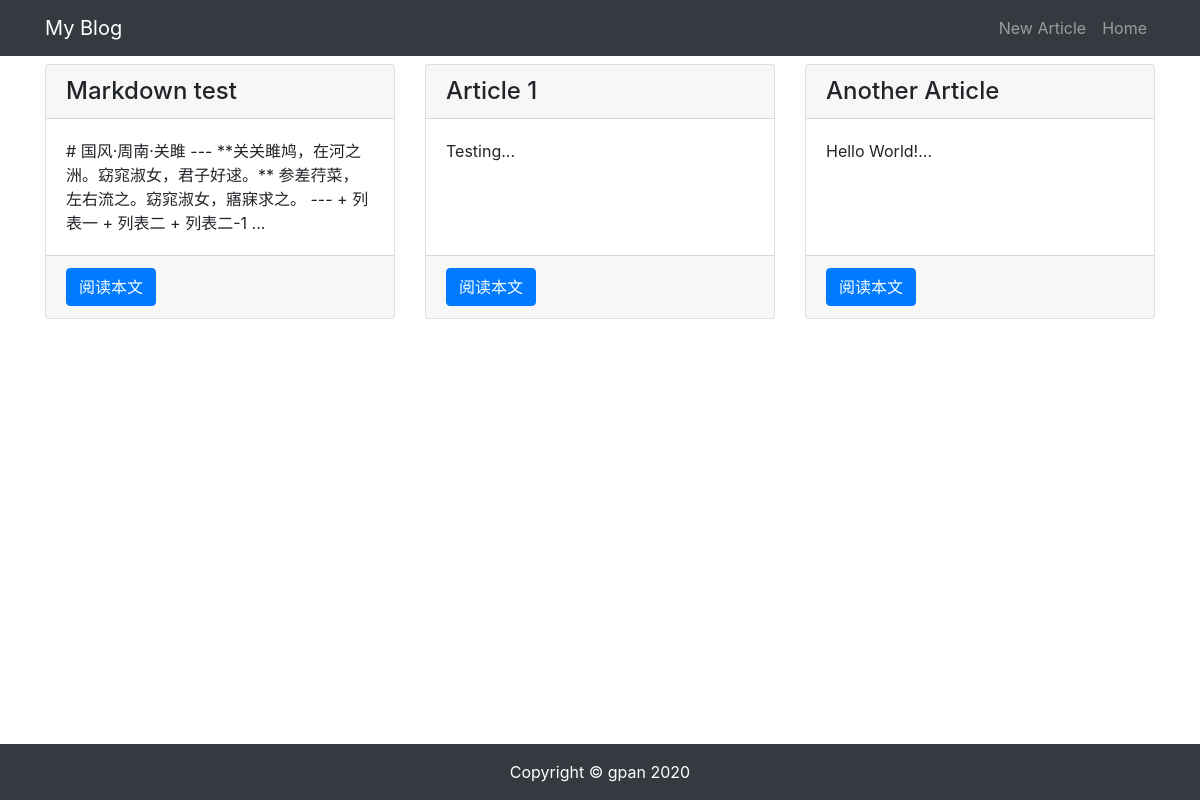
Before: / with the older database file.
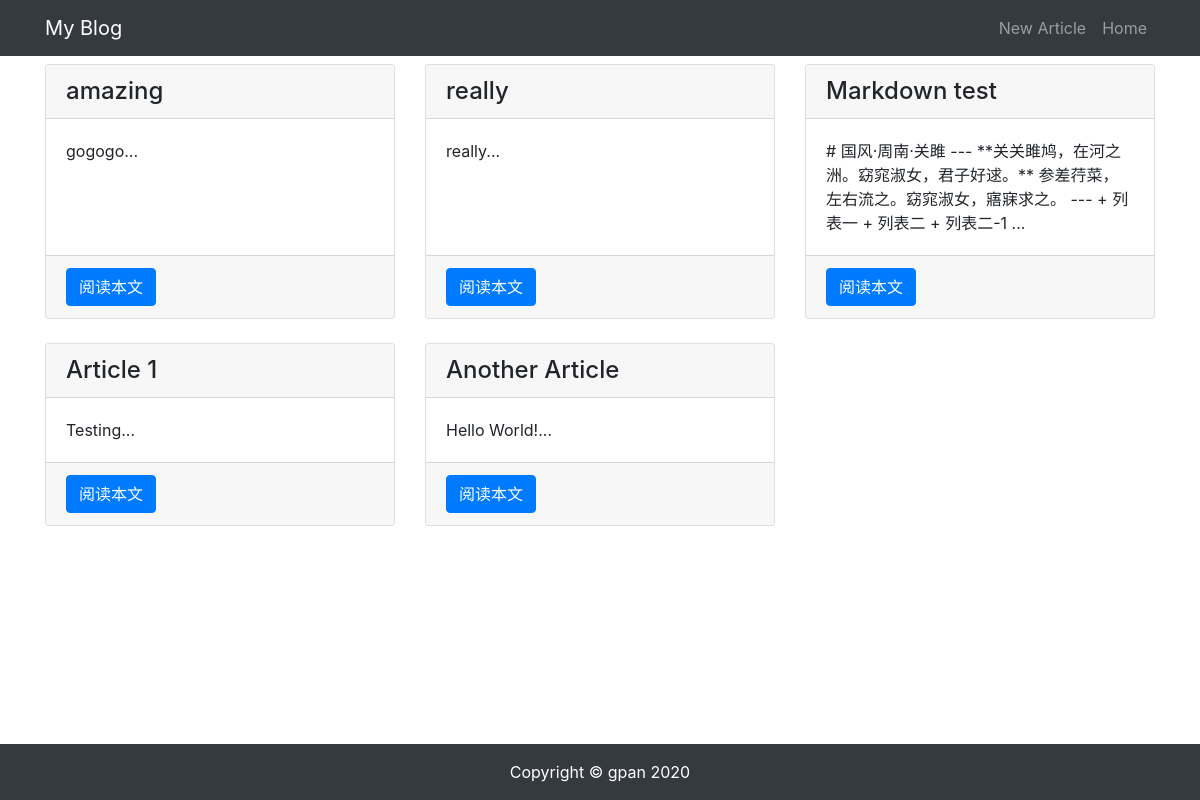
After: the same page with the newer database file.
### article/models.py (models this page shows, shortened)
class ArticlePost(models.Model):
    author = models.ForeignKey(User, on_delete=models.CASCADE)
    title = models.CharField(max_length=100)
    body = models.TextField()
    created = models.DateTimeField(default=timezone.now)
    updated = models.DateTimeField(auto_now=True)
    class Meta:
        ordering = ('-created',)

### article/views.py (the view)
# urls.py: path('', views.article_list),
def article_list(request):
    articles = ArticlePost.objects.all()
    context = {'articles':articles}
    return render(request,'article/list.html', context)

### templates/article/list.html (shortened to what this page needs)
{% extends "base.html" %}
{% load staticfiles %}
{% block content %}
<div class="container">
    <div class="row mt-2">
        {% for article in articles %}
        <div class="col-4 mb-4">
            <div class="card h-100">
                <h4 class="card-header">{{ article.title }}</h4>
                <div class="card-body">
                    <p class="card-text">{{ article.body|slice:'100' }}...</p>
                </div>
                <div class="card-footer">
                    <a href="{% url 'article:article_detail' article.id %}" class="btn btn-primary">阅读本文</a>
                </div>
            </div>
        </div>
        {% endfor %}
    </div>
</div>
{% endblock content %}

### templates/base.html (shortened to what this page needs)
{% load staticfiles %}
<!DOCTYPE html>
<html lang="zh-cn">
<head>
    <link rel="stylesheet" href="{% static 'bootstrap/css/bootstrap.min.css' %}">
    <link rel="stylesheet" href="{% static 'md_css/monokai.css' %}">
</head>
<body>
    {% include 'header.html' %}
    {% block content %}{% endblock content %}
    {% include 'footer.html' %}
</body>
</html>

### templates/header.html
<nav class="navbar navbar-expand-lg navbar-dark bg-dark">
    <div class="container">
      <a class="navbar-brand" href="#">My Blog</a>
      <div>
        <ul class="navbar-nav">
          <li class="nav-item">
            <a class="nav-link" href="{% url 'article:article_create' %}">New Article</a>
          </li>
          <li class="nav-item">
            <a class="nav-link" href="{% url 'article:article_list' %}">Home</a>
          </li>
        </ul>
      </div>
    </div>
  </nav>

### templates/footer.html
{% load staticfiles %}
<div>
    <br><br><br>
</div>
<footer class="py-3 bg-dark fixed-bottom">
    <div class="container">
        <p class="m-0 text-center text-white">Copyright &copy; gpan 2020</p>
    </div>
</footer>

Changed rows visible on the page:
added ArticlePost: title "amazing", body "gogogo"
added ArticlePost: title "really", body "really"
